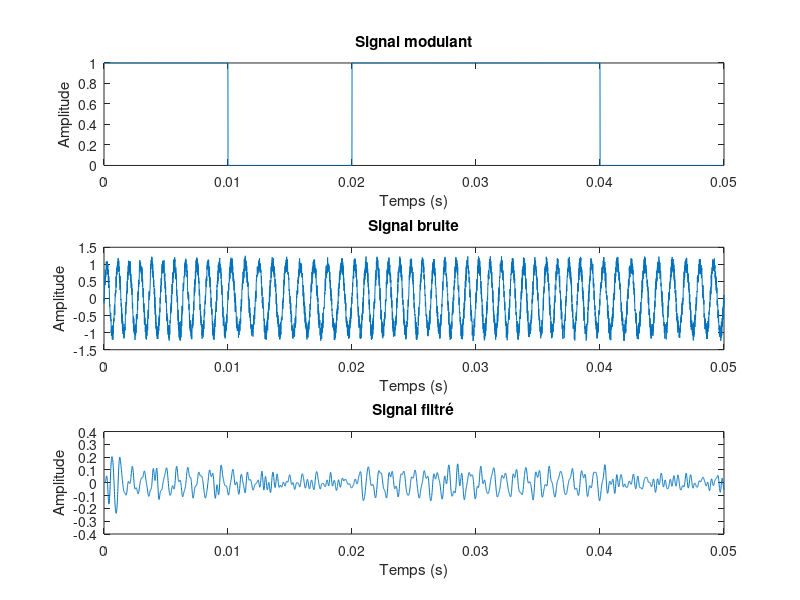

The MATLAB source for this figure:

% Paramètres signal FSK
Fs = 1000; % Fréquence d'échantillonnage
Fp = 1000; % Fréquence porteuse
df = 100; % Delta de fréquence
T = 0.01; % Durée d'un bit


% Signal modulant
bits = [1 0 1 1 0]; % Suite de bits(exemple!!)
t_mod = linspace(0, T*length(bits), length(bits)*Fs); % Temps du signal modulant par bit donc (Ts*5 = 5ms, divisé en 5000 partie donc dimension vecteur: 5000)
modulant = repelem(bits, Fs); % Signal modulant (repelem Replicate elements of an array) 
% chaque élement de bits sera répété Fs*Ts*1000 fois

% Signal modulé
t_modulated = linspace(0, T, Fs); % Temps du signal modulé
modulated = []; % Initialisation du signal modulé

% Modulation FSK
for i=1:length(bits)
    if bits(i) == 0
        modulated = [modulated, sin(2*pi*(Fp-df)*t_modulated)];
    else
        modulated = [modulated, sin(2*pi*(Fp+df)*t_modulated)];
    end
end



% Définir les paramètres du filtre 1
f_centrale1 = 1100; % Hz
f_utile1 = f_centrale1 * 0.015; % Hz
f_cut1 = f_centrale1 * 0.035; % Hz


% Définir les paramètres du filtre 2
f_centrale2 = 900; % Hz
f_utile2 = f_centrale2 * 0.015; % Hz
f_cut2 = f_centrale2 * 0.035; % Hz

% Calcul des coefficients du filtre1
Wn1 = [f_utile1 f_cut1] / (f_centrale1 / 2);
[b,a] = butter(4,Wn1,'bandpass');
%où 4 est l4ordre du filtre,
% Wn est un vecteur contenant les fréquences de coupure normalisées

% Calcul des coefficients du filtre2
Wn2 = [f_utile2 f_cut2] / (f_centrale2 / 2);
[d,c] = butter(4,Wn2,'bandpass');


%signal bruité(simulation)
signal_bruite = modulated + (rand(1,5000)/2)-0.25;

% Filtrer le signal d’entrée avec le filtre numérique 
signal_filtre1 = filter(b,a,signal_bruite); % signal de sortie
signal_filtre2 = filter(d,c,signal_bruite); % signal de sortie

% Transformation du signal filtré en signal binaire
%
%

%Affichage des signaux
figure;
subplot(3,1,1);
plot(t_mod, modulant);
title('Signal modulant');
xlabel('Temps (s)');
ylabel('Amplitude');
% subplot(3,1,1);
% plot(t_mod, modulated);
% title('Signal modulé');
% xlabel('Temps (s)');
% ylabel('Amplitude');
subplot(3,1,2);
plot(t_mod,signal_bruite);
title('Signal bruite');
xlabel('Temps (s)');
ylabel('Amplitude');
subplot(3,1,3);
plot(t_mod, signal_filtre2);
title('Signal filtré');
xlabel('Temps (s)');
ylabel('Amplitude');